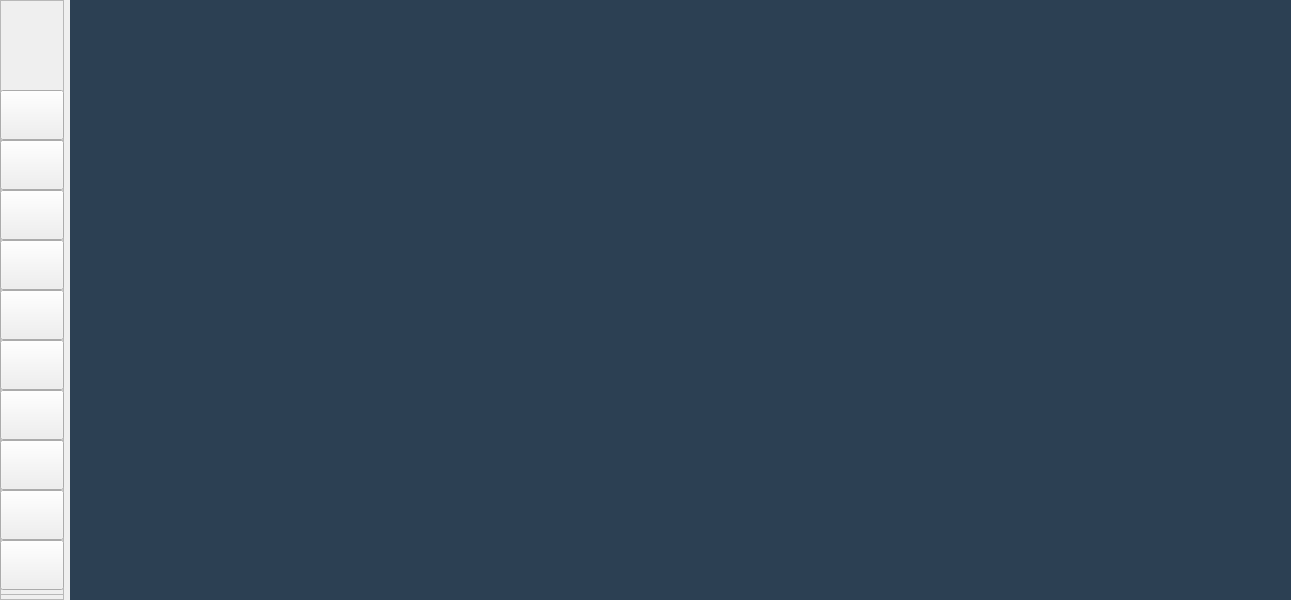
<?xml version="1.0" encoding="UTF-8"?>
<ui version="4.0">
 <class>MainForm</class>
 <widget class="QWidget" name="MainForm">
  <property name="geometry">
   <rect>
    <x>0</x>
    <y>0</y>
    <width>1291</width>
    <height>600</height>
   </rect>
  </property>
  <property name="minimumSize">
   <size>
    <width>0</width>
    <height>0</height>
   </size>
  </property>
  <property name="windowTitle">
   <string>School Admin</string>
  </property>
  <property name="windowIcon">
   <iconset>
    <normaloff>../../Assets/Images/IMG-Institute.png</normaloff>../../Assets/Images/IMG-Institute.png</iconset>
  </property>
  <property name="styleSheet">
   <string notr="true"/>
  </property>
  <layout class="QGridLayout" name="gridLayout">
   <property name="leftMargin">
    <number>0</number>
   </property>
   <property name="topMargin">
    <number>0</number>
   </property>
   <property name="rightMargin">
    <number>0</number>
   </property>
   <property name="bottomMargin">
    <number>0</number>
   </property>
   <item row="0" column="0">
    <widget class="QFrame" name="menuLateral">
     <property name="minimumSize">
      <size>
       <width>64</width>
       <height>0</height>
      </size>
     </property>
     <property name="frameShape">
      <enum>QFrame::StyledPanel</enum>
     </property>
     <property name="frameShadow">
      <enum>QFrame::Raised</enum>
     </property>
     <widget class="QLabel" name="label_3">
      <property name="geometry">
       <rect>
        <x>0</x>
        <y>10</y>
        <width>64</width>
        <height>64</height>
       </rect>
      </property>
      <property name="styleSheet">
       <string notr="true">QLabel{
  border-radius:10px;
  border-color: white;

}</string>
      </property>
      <property name="text">
       <string/>
      </property>
      <property name="pixmap">
       <pixmap>../../Assets/Images/IMG-Avatar.png</pixmap>
      </property>
      <property name="scaledContents">
       <bool>true</bool>
      </property>
     </widget>
     <widget class="QPushButton" name="BtnMenu">
      <property name="geometry">
       <rect>
        <x>0</x>
        <y>90</y>
        <width>64</width>
        <height>50</height>
       </rect>
      </property>
      <property name="maximumSize">
       <size>
        <width>64</width>
        <height>50</height>
       </size>
      </property>
      <property name="text">
       <string/>
      </property>
      <property name="icon">
       <iconset>
        <normaloff>../../Assets/Images/IMG-Menu.png</normaloff>../../Assets/Images/IMG-Menu.png</iconset>
      </property>
      <property name="iconSize">
       <size>
        <width>32</width>
        <height>32</height>
       </size>
      </property>
     </widget>
     <widget class="QFrame" name="adminSubMenu">
      <property name="geometry">
       <rect>
        <x>0</x>
        <y>140</y>
        <width>64</width>
        <height>255</height>
       </rect>
      </property>
      <property name="frameShape">
       <enum>QFrame::StyledPanel</enum>
      </property>
      <property name="frameShadow">
       <enum>QFrame::Raised</enum>
      </property>
      <property name="lineWidth">
       <number>1</number>
      </property>
      <widget class="QPushButton" name="BtnUserLogs">
       <property name="geometry">
        <rect>
         <x>0</x>
         <y>0</y>
         <width>64</width>
         <height>50</height>
        </rect>
       </property>
       <property name="sizePolicy">
        <sizepolicy hsizetype="Minimum" vsizetype="Fixed">
         <horstretch>231</horstretch>
         <verstretch>25</verstretch>
        </sizepolicy>
       </property>
       <property name="minimumSize">
        <size>
         <width>0</width>
         <height>0</height>
        </size>
       </property>
       <property name="maximumSize">
        <size>
         <width>64</width>
         <height>50</height>
        </size>
       </property>
       <property name="font">
        <font>
         <family>Roboto</family>
         <pointsize>10</pointsize>
        </font>
       </property>
       <property name="styleSheet">
        <string notr="true"/>
       </property>
       <property name="text">
        <string/>
       </property>
       <property name="icon">
        <iconset>
         <normaloff>../../Assets/Images/IMG-TeamWork.png</normaloff>../../Assets/Images/IMG-TeamWork.png</iconset>
       </property>
       <property name="iconSize">
        <size>
         <width>32</width>
         <height>32</height>
        </size>
       </property>
      </widget>
      <widget class="QPushButton" name="BtnStudents">
       <property name="geometry">
        <rect>
         <x>0</x>
         <y>50</y>
         <width>64</width>
         <height>50</height>
        </rect>
       </property>
       <property name="minimumSize">
        <size>
         <width>0</width>
         <height>0</height>
        </size>
       </property>
       <property name="maximumSize">
        <size>
         <width>64</width>
         <height>50</height>
        </size>
       </property>
       <property name="font">
        <font>
         <family>Roboto</family>
         <pointsize>10</pointsize>
        </font>
       </property>
       <property name="styleSheet">
        <string notr="true"/>
       </property>
       <property name="text">
        <string/>
       </property>
       <property name="icon">
        <iconset>
         <normaloff>../../Assets/Images/IMG-Student.png</normaloff>../../Assets/Images/IMG-Student.png</iconset>
       </property>
       <property name="iconSize">
        <size>
         <width>32</width>
         <height>32</height>
        </size>
       </property>
      </widget>
      <widget class="QPushButton" name="BtnSemesters">
       <property name="geometry">
        <rect>
         <x>0</x>
         <y>100</y>
         <width>64</width>
         <height>50</height>
        </rect>
       </property>
       <property name="minimumSize">
        <size>
         <width>0</width>
         <height>0</height>
        </size>
       </property>
       <property name="font">
        <font>
         <family>Roboto</family>
         <pointsize>10</pointsize>
        </font>
       </property>
       <property name="styleSheet">
        <string notr="true"/>
       </property>
       <property name="text">
        <string/>
       </property>
       <property name="icon">
        <iconset>
         <normaloff>../../Assets/Images/IMG-Calendar.png</normaloff>../../Assets/Images/IMG-Calendar.png</iconset>
       </property>
       <property name="iconSize">
        <size>
         <width>32</width>
         <height>32</height>
        </size>
       </property>
      </widget>
      <widget class="QPushButton" name="BtnProfessions">
       <property name="geometry">
        <rect>
         <x>0</x>
         <y>150</y>
         <width>64</width>
         <height>50</height>
        </rect>
       </property>
       <property name="minimumSize">
        <size>
         <width>64</width>
         <height>50</height>
        </size>
       </property>
       <property name="font">
        <font>
         <family>Roboto</family>
         <pointsize>10</pointsize>
        </font>
       </property>
       <property name="styleSheet">
        <string notr="true"/>
       </property>
       <property name="text">
        <string/>
       </property>
       <property name="icon">
        <iconset>
         <normaloff>../../Assets/Images/IMG-Profession.png</normaloff>../../Assets/Images/IMG-Profession.png</iconset>
       </property>
       <property name="iconSize">
        <size>
         <width>32</width>
         <height>32</height>
        </size>
       </property>
      </widget>
      <widget class="QPushButton" name="BtnPayMents">
       <property name="geometry">
        <rect>
         <x>0</x>
         <y>200</y>
         <width>64</width>
         <height>50</height>
        </rect>
       </property>
       <property name="minimumSize">
        <size>
         <width>64</width>
         <height>50</height>
        </size>
       </property>
       <property name="font">
        <font>
         <family>Roboto</family>
         <pointsize>10</pointsize>
        </font>
       </property>
       <property name="styleSheet">
        <string notr="true"/>
       </property>
       <property name="text">
        <string/>
       </property>
       <property name="icon">
        <iconset>
         <normaloff>../../Assets/Images/IMG-Pays.png</normaloff>../../Assets/Images/IMG-Pays.png</iconset>
       </property>
       <property name="iconSize">
        <size>
         <width>32</width>
         <height>32</height>
        </size>
       </property>
      </widget>
     </widget>
     <widget class="QPushButton" name="BtnProfessor">
      <property name="geometry">
       <rect>
        <x>0</x>
        <y>390</y>
        <width>64</width>
        <height>50</height>
       </rect>
      </property>
      <property name="minimumSize">
       <size>
        <width>0</width>
        <height>0</height>
       </size>
      </property>
      <property name="maximumSize">
       <size>
        <width>64</width>
        <height>50</height>
       </size>
      </property>
      <property name="font">
       <font>
        <family>Century Gothic</family>
        <pointsize>12</pointsize>
        <weight>50</weight>
        <bold>false</bold>
       </font>
      </property>
      <property name="styleSheet">
       <string notr="true"/>
      </property>
      <property name="text">
       <string/>
      </property>
      <property name="icon">
       <iconset>
        <normaloff>../../Assets/Images/IMG-Teacher.png</normaloff>../../Assets/Images/IMG-Teacher.png</iconset>
      </property>
      <property name="iconSize">
       <size>
        <width>32</width>
        <height>32</height>
       </size>
      </property>
     </widget>
     <widget class="QFrame" name="panelProfessor">
      <property name="geometry">
       <rect>
        <x>0</x>
        <y>440</y>
        <width>64</width>
        <height>155</height>
       </rect>
      </property>
      <property name="sizePolicy">
       <sizepolicy hsizetype="Preferred" vsizetype="Preferred">
        <horstretch>0</horstretch>
        <verstretch>0</verstretch>
       </sizepolicy>
      </property>
      <property name="frameShape">
       <enum>QFrame::StyledPanel</enum>
      </property>
      <property name="frameShadow">
       <enum>QFrame::Raised</enum>
      </property>
      <widget class="QPushButton" name="BtnHomeWork">
       <property name="geometry">
        <rect>
         <x>0</x>
         <y>0</y>
         <width>64</width>
         <height>50</height>
        </rect>
       </property>
       <property name="minimumSize">
        <size>
         <width>64</width>
         <height>50</height>
        </size>
       </property>
       <property name="font">
        <font>
         <family>Roboto</family>
         <pointsize>10</pointsize>
        </font>
       </property>
       <property name="styleSheet">
        <string notr="true"/>
       </property>
       <property name="text">
        <string/>
       </property>
       <property name="icon">
        <iconset>
         <normaloff>../../Assets/Images/IMG-HomeWork.png</normaloff>../../Assets/Images/IMG-HomeWork.png</iconset>
       </property>
       <property name="iconSize">
        <size>
         <width>32</width>
         <height>32</height>
        </size>
       </property>
      </widget>
      <widget class="QPushButton" name="BtnEvaluate">
       <property name="geometry">
        <rect>
         <x>0</x>
         <y>50</y>
         <width>64</width>
         <height>50</height>
        </rect>
       </property>
       <property name="minimumSize">
        <size>
         <width>64</width>
         <height>50</height>
        </size>
       </property>
       <property name="font">
        <font>
         <family>Roboto</family>
         <pointsize>10</pointsize>
        </font>
       </property>
       <property name="styleSheet">
        <string notr="true"/>
       </property>
       <property name="text">
        <string/>
       </property>
       <property name="icon">
        <iconset>
         <normaloff>../../Assets/Images/IMG-Evaluate.png</normaloff>../../Assets/Images/IMG-Evaluate.png</iconset>
       </property>
       <property name="iconSize">
        <size>
         <width>32</width>
         <height>32</height>
        </size>
       </property>
      </widget>
      <widget class="QPushButton" name="BtnQualification">
       <property name="geometry">
        <rect>
         <x>0</x>
         <y>100</y>
         <width>64</width>
         <height>50</height>
        </rect>
       </property>
       <property name="minimumSize">
        <size>
         <width>64</width>
         <height>50</height>
        </size>
       </property>
       <property name="font">
        <font>
         <family>Roboto</family>
         <pointsize>10</pointsize>
        </font>
       </property>
       <property name="styleSheet">
        <string notr="true"/>
       </property>
       <property name="text">
        <string/>
       </property>
       <property name="icon">
        <iconset>
         <normaloff>../../Assets/Images/IMG-Qualification.png</normaloff>../../Assets/Images/IMG-Qualification.png</iconset>
       </property>
       <property name="iconSize">
        <size>
         <width>32</width>
         <height>32</height>
        </size>
       </property>
      </widget>
     </widget>
    </widget>
   </item>
   <item row="0" column="1">
    <widget class="QMdiArea" name="mdiArea">
     <property name="minimumSize">
      <size>
       <width>800</width>
       <height>600</height>
      </size>
     </property>
     <property name="background">
      <brush brushstyle="SolidPattern">
       <color alpha="255">
        <red>44</red>
        <green>64</green>
        <blue>83</blue>
       </color>
      </brush>
     </property>
    </widget>
   </item>
  </layout>
 </widget>
 <resources/>
 <connections/>
</ui>
